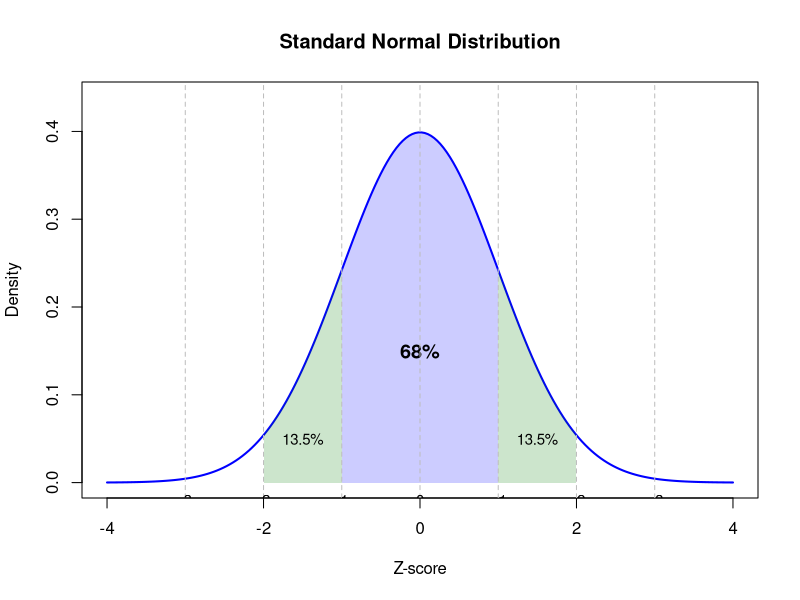
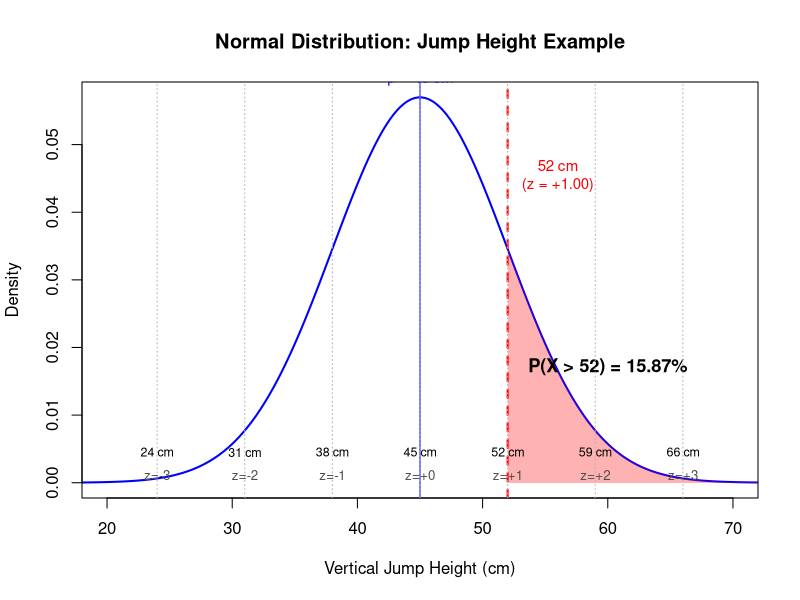
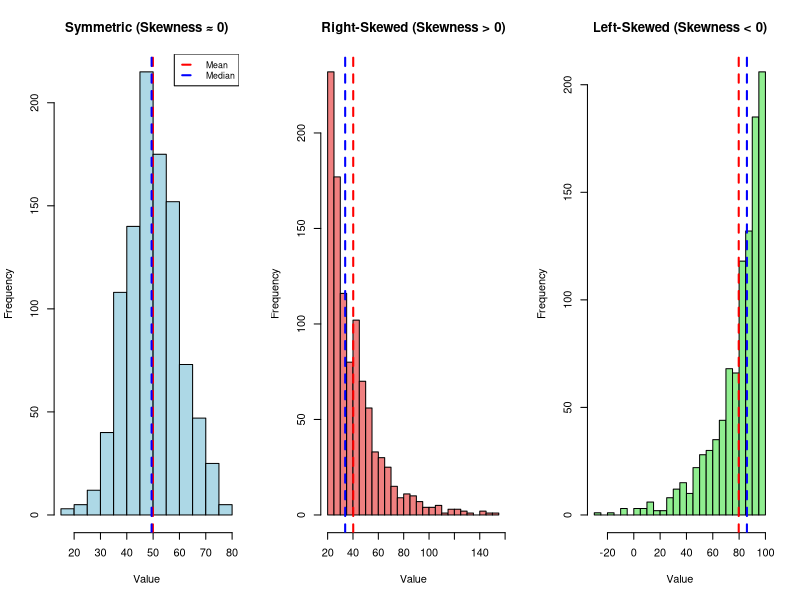
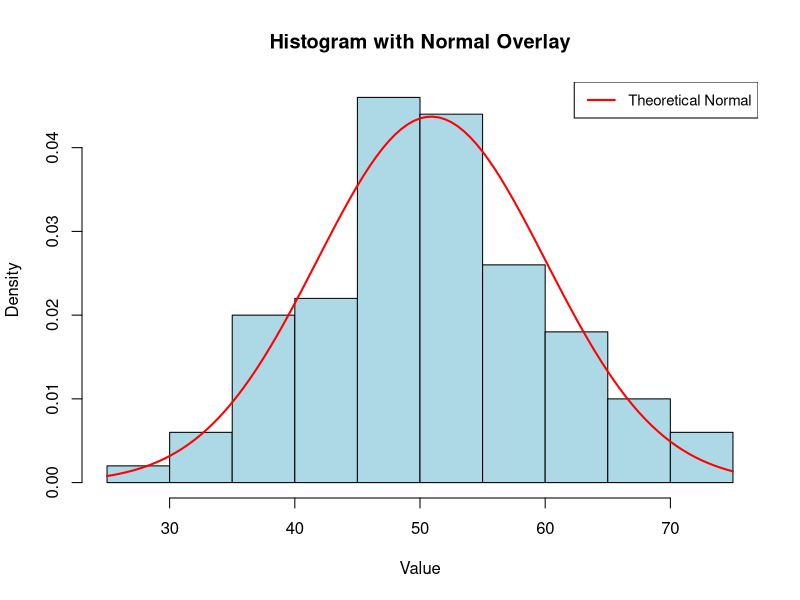
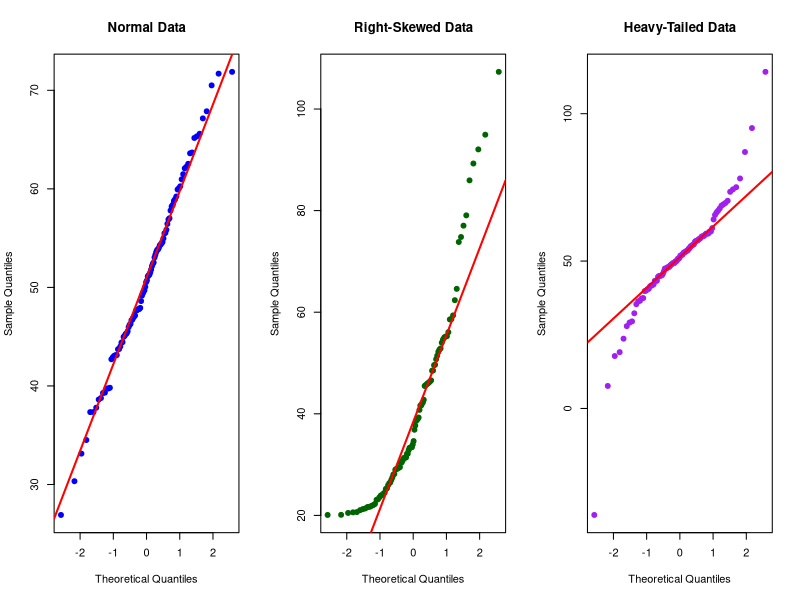
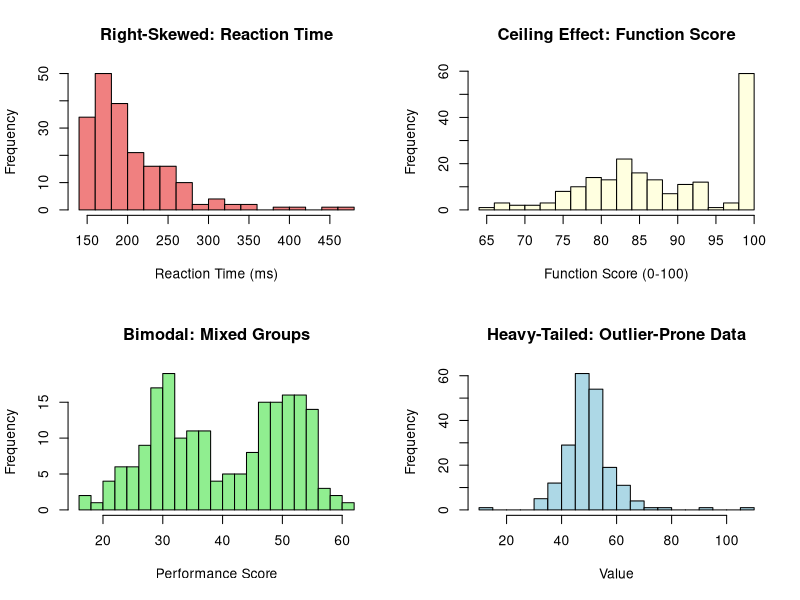
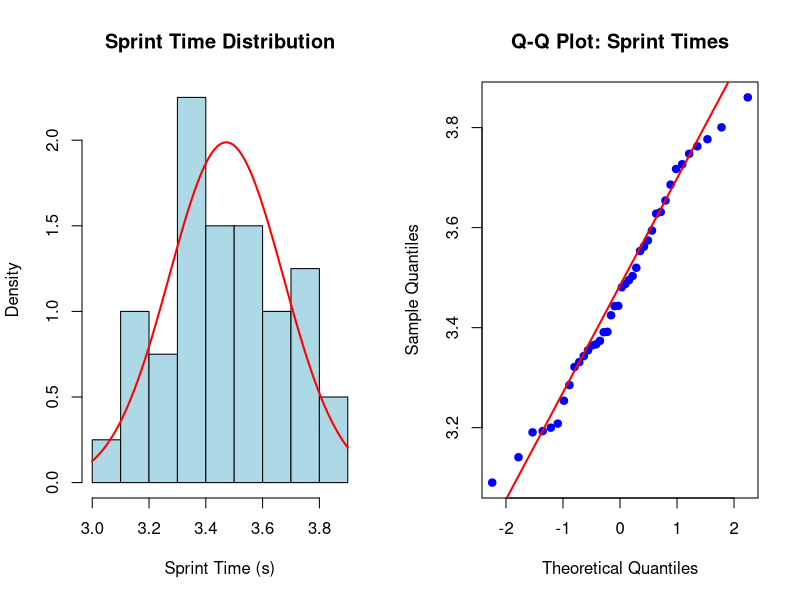

Here is the R script that generated these plots, in order:
## ---- chunk 1
#| label: fig-normal-curve
#| fig-cap: "The standard normal distribution showing the 68-95-99.7 rule"
#| code-fold: true

# Create standard normal curve
x <- seq(-4, 4, length = 200)
y <- dnorm(x, mean = 0, sd = 1)

# Plot
plot(x, y, type = "l", lwd = 2, col = "blue",
     xlab = "Z-score", ylab = "Density",
     main = "Standard Normal Distribution",
     ylim = c(0, max(y) * 1.1))

# Shade regions for 68-95-99.7 rule
# 68% region (within 1 SD)
x1 <- seq(-1, 1, length = 100)
y1 <- dnorm(x1)
polygon(c(-1, x1, 1), c(0, y1, 0), col = rgb(0, 0, 1, 0.2), border = NA)
text(0, 0.15, "68%", cex = 1.2, font = 2)

# 95% region (within 2 SD)
x2a <- seq(-2, -1, length = 50)
y2a <- dnorm(x2a)
polygon(c(-2, x2a, -1), c(0, y2a, 0), col = rgb(0, 0.5, 0, 0.2), border = NA)
x2b <- seq(1, 2, length = 50)
y2b <- dnorm(x2b)
polygon(c(1, x2b, 2), c(0, y2b, 0), col = rgb(0, 0.5, 0, 0.2), border = NA)
text(-1.5, 0.05, "13.5%", cex = 0.9)
text(1.5, 0.05, "13.5%", cex = 0.9)

# Add vertical lines
abline(v = c(-3, -2, -1, 0, 1, 2, 3), lty = 2, col = "gray")
text(c(-3, -2, -1, 0, 1, 2, 3), -0.02, 
     labels = c("-3", "-2", "-1", "0", "+1", "+2", "+3"), cex = 0.9)
## ---- chunk 2
#| label: fig-normal-probability
#| fig-cap: "Normal distribution showing the probability of jumping higher than 52 cm (z = 1.00)"
#| code-fold: true

# Parameters
mu <- 45
sigma <- 7
x_threshold <- 52
z_threshold <- (x_threshold - mu) / sigma

# Create normal curve
x <- seq(mu - 4*sigma, mu + 4*sigma, length = 200)
y <- dnorm(x, mean = mu, sd = sigma)

# Plot
plot(x, y, type = "l", lwd = 2, col = "blue",
     xlab = "Vertical Jump Height (cm)", ylab = "Density",
     main = "Normal Distribution: Jump Height Example",
     xlim = c(20, 70))

# Shade upper tail (above 52 cm)
x_upper <- seq(x_threshold, max(x), length = 100)
y_upper <- dnorm(x_upper, mean = mu, sd = sigma)
polygon(c(x_threshold, x_upper, max(x)), c(0, y_upper, 0), 
        col = rgb(1, 0, 0, 0.3), border = NA)

# Add vertical line at threshold
abline(v = x_threshold, lty = 2, lwd = 2, col = "red")
text(x_threshold + 4, max(y) * 0.8, "52 cm\n(z = +1.00)", cex = 0.9, col = "red")

# Add text for probability
text(x_threshold + 8, max(y) * 0.3, "P(X > 52) = 15.87%", cex = 1.1, font = 2)

# Add mean line
abline(v = mu, lty = 1, lwd = 1, col = "blue")
text(mu, max(y) * 1.05, "μ = 45 cm", cex = 0.9, col = "blue")

# Add z-score markers
z_values <- c(-3, -2, -1, 0, 1, 2, 3)
x_positions <- mu + z_values * sigma
abline(v = x_positions, lty = 3, col = "gray70")
text(x_positions, max(y) * 0.08, 
     labels = paste0(round(x_positions), " cm"),
     cex = 0.75, col = "black")
text(x_positions, max(y) * 0.02, 
     labels = paste0("z=", ifelse(z_values >= 0, "+", ""), z_values),
     cex = 0.8, col = "gray30")
## ---- chunk 3
#| label: fig-skewness-examples
#| fig-cap: "Examples of symmetric, right-skewed, and left-skewed distributions"
#| code-fold: true

par(mfrow = c(1, 3))

# Symmetric (normal)
x_sym <- rnorm(1000, mean = 50, sd = 10)
hist(x_sym, breaks = 20, col = "lightblue", border = "black",
     main = "Symmetric (Skewness ≈ 0)", xlab = "Value", ylab = "Frequency")
abline(v = mean(x_sym), lwd = 2, col = "red", lty = 2)
abline(v = median(x_sym), lwd = 2, col = "blue", lty = 2)
legend("topright", legend = c("Mean", "Median"), 
       col = c("red", "blue"), lty = 2, lwd = 2, cex = 0.8)

# Right-skewed
x_right <- rexp(1000, rate = 0.05) + 20
hist(x_right, breaks = 20, col = "lightcoral", border = "black",
     main = "Right-Skewed (Skewness > 0)", xlab = "Value", ylab = "Frequency")
abline(v = mean(x_right), lwd = 2, col = "red", lty = 2)
abline(v = median(x_right), lwd = 2, col = "blue", lty = 2)

# Left-skewed
x_left <- -rexp(1000, rate = 0.05) + 100
hist(x_left, breaks = 20, col = "lightgreen", border = "black",
     main = "Left-Skewed (Skewness < 0)", xlab = "Value", ylab = "Frequency")
abline(v = mean(x_left), lwd = 2, col = "red", lty = 2)
abline(v = median(x_left), lwd = 2, col = "blue", lty = 2)

par(mfrow = c(1, 1))
## ---- chunk 4
#| label: fig-histogram-normal-overlay
#| fig-cap: "Histogram with normal curve overlay for approximately normal data"
#| code-fold: true

# Generate approximately normal data
set.seed(123)
data <- rnorm(100, mean = 50, sd = 10)

# Histogram
hist(data, breaks = 15, col = "lightblue", border = "black", probability = TRUE,
     main = "Histogram with Normal Overlay", xlab = "Value", ylab = "Density")

# Overlay normal curve
curve(dnorm(x, mean = mean(data), sd = sd(data)), 
      col = "red", lwd = 2, add = TRUE)

legend("topright", legend = "Theoretical Normal", col = "red", lwd = 2, cex = 0.9)
## ---- chunk 5
#| label: fig-qq-plots
#| fig-cap: "Q-Q plots for normal, right-skewed, and heavy-tailed distributions"
#| code-fold: true

par(mfrow = c(1, 3))

# Normal data
set.seed(123)
normal_data <- rnorm(100, mean = 50, sd = 10)
qqnorm(normal_data, main = "Normal Data", pch = 19, col = "blue")
qqline(normal_data, col = "red", lwd = 2)

# Right-skewed data
skewed_data <- rexp(100, rate = 0.05) + 20
qqnorm(skewed_data, main = "Right-Skewed Data", pch = 19, col = "darkgreen")
qqline(skewed_data, col = "red", lwd = 2)

# Heavy-tailed data
heavy_data <- rt(100, df = 3) * 10 + 50
qqnorm(heavy_data, main = "Heavy-Tailed Data", pch = 19, col = "purple")
qqline(heavy_data, col = "red", lwd = 2)

par(mfrow = c(1, 1))
## ---- chunk 6
#| label: fig-nonnormal-examples
#| fig-cap: "Common patterns of non-normality in Movement Science data"
#| code-fold: true

par(mfrow = c(2, 2))

# Right-skewed (reaction time)
rt_data <- rexp(200, rate = 1/50) + 150
hist(rt_data, breaks = 20, col = "lightcoral", border = "black",
     main = "Right-Skewed: Reaction Time", xlab = "Reaction Time (ms)", ylab = "Frequency")

# Ceiling effect
ceiling_data <- c(rnorm(150, mean = 85, sd = 8), rep(100, 50))
ceiling_data <- pmin(ceiling_data, 100)
hist(ceiling_data, breaks = 20, col = "lightyellow", border = "black",
     main = "Ceiling Effect: Function Score", xlab = "Function Score (0-100)", ylab = "Frequency")

# Bimodal (mixed groups)
bimodal_data <- c(rnorm(100, mean = 30, sd = 5), rnorm(100, mean = 50, sd = 5))
hist(bimodal_data, breaks = 20, col = "lightgreen", border = "black",
     main = "Bimodal: Mixed Groups", xlab = "Performance Score", ylab = "Frequency")

# Heavy-tailed
heavy_data <- rt(200, df = 3) * 5 + 50
hist(heavy_data, breaks = 20, col = "lightblue", border = "black",
     main = "Heavy-Tailed: Outlier-Prone Data", xlab = "Value", ylab = "Frequency")

par(mfrow = c(1, 1))
## ---- chunk 7
#| label: fig-sprint-normality
#| fig-cap: "Normality assessment for sprint times: histogram and Q-Q plot"
#| code-fold: true

# Simulate sprint time data (approximately normal)
set.seed(456)
sprint <- rnorm(40, mean = 3.45, sd = 0.18)

par(mfrow = c(1, 2))

# Histogram with normal overlay
hist(sprint, breaks = 10, col = "lightblue", border = "black", probability = TRUE,
     main = "Sprint Time Distribution", xlab = "Sprint Time (s)", ylab = "Density")
curve(dnorm(x, mean = mean(sprint), sd = sd(sprint)), col = "red", lwd = 2, add = TRUE)

# Q-Q plot
qqnorm(sprint, main = "Q-Q Plot: Sprint Times", pch = 19, col = "blue")
qqline(sprint, col = "red", lwd = 2)

par(mfrow = c(1, 1))
